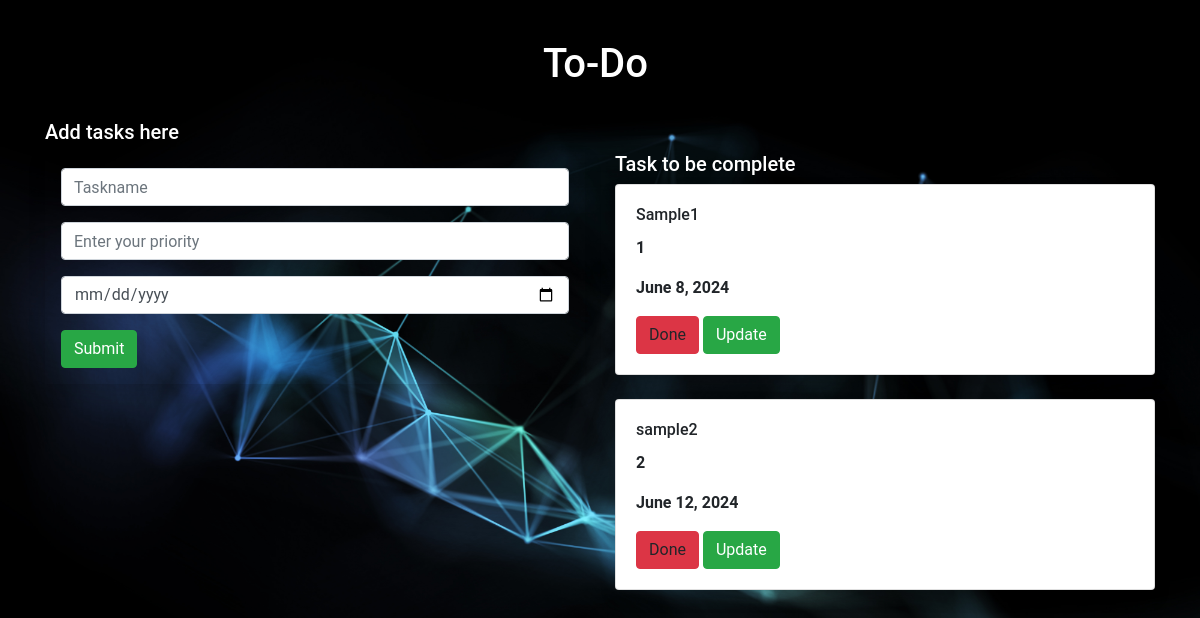
Before: / with the older database file.
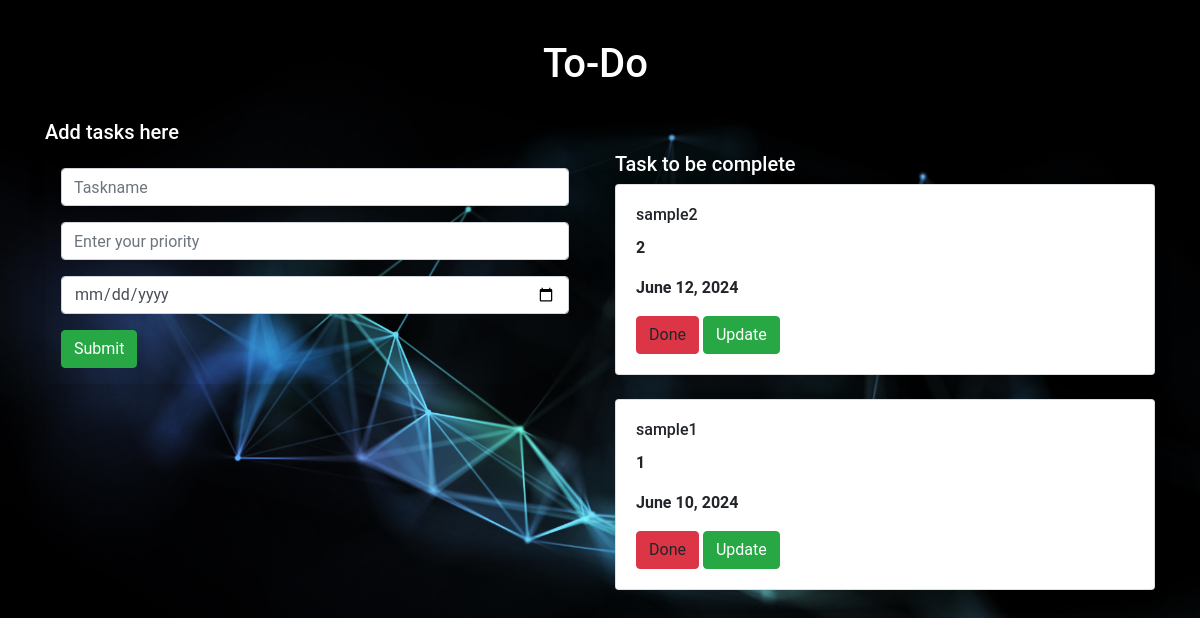
After: the same page with the newer database file.
### TODO_app/models.py (models this page shows, shortened)
class Task(models.Model):
    name=models.CharField(max_length=250)
    priority=models.IntegerField()
    date=models.DateField()

### TODO_app/views.py (the view)
# urls.py: path('',views.add,name='add'),
def add(request):
    tasks=Task.objects.all()
    if request.method=='POST':
        name=request.POST.get('task',)
        priority=request.POST.get('priority',)
        date=request.POST.get('date','')
        task=Task(name=name,priority=priority,date=date)
        task.save()
    return render(request,'home.html',{'tasks':tasks})

### templates/home.html (shortened to what this page needs)
{% extends 'base.html' %}
{% block content %}
<div class="container-fluid">
    <div class="row">
        <div class="col-md-12">
            <div class="banner">
                <div class="heading">
                    <h1 style="color: white; margin-top: 30px;">To-Do</h1>
                </div>
            </div>
        </div>
    </div>
</div>
<div class="container" style="margin-top: 20px;">
    <h5 style="color: white;">Add tasks here</h5>
    <div class="row">
        <div class="col-md-6">
            <form method="POST" class="p-3 shadow">
            <div class="form-group">
                <input type="text" class="form-control" name="task" placeholder="Taskname">
            </div>
            <div class="form-group">
                <input type="text" class="form-control" name="priority" placeholder="Enter your priority">
            </div>
            <div class="form-group">
                <input type="date" class="form-control" name="date" placeholder="Enter your date">
            </div>
            <input type="submit" class="btn btn-success">
            </form>
        </div>
        <div class="col-md-6">
            <h5 style="color: white;"> Task to be complete</h5>
            {% for i in tasks %}
            <div class="shadow card">
                <div class="card-body">
                    <h6 class="card-title">{{ i.name }}</h6>
                    <p><b>{{ i.priority }}</b></p>
                    <p><b>{{ i.date }}</b></p>
                    <form method="POST" action="{% url 'delete' i.id %}" class="delete-form d-inline">
                        <a class="btn btn-danger delete-button" data-task-id="{{ i.id }}">Done</a>
                    </form>
                    <a class="btn btn-success" href="{% url 'update' i.id %}">Update</a>
                </div>
            </div>
            <br>
            {% endfor %}
        </div>
    </div>
</div>
{% endblock %}

### templates/base.html (shortened to what this page needs)
{% load static %}
<!DOCTYPE html>
<html lang="en">
<head>
    <link href="https://stackpath.bootstrapcdn.com/bootstrap/4.3.1/css/bootstrap.min.css" rel="stylesheet">
    <link rel="stylesheet" href="{% static 'css/style.css' %}">
</head>
<body>
{% block content %}
{% endblock %}
</body>
</html>

### static/css/style.css (style rules this page uses)
body { font-family: 'Roboto', sans-serif; background-image: url('../images/techie.jpg'); background-size: cover; background-repeat: no-repeat; background-position: center center; height: 100vh; width: 100%; margin: 0; }
.banner { margin-bottom:100px; }
.heading { top:10%; right:46%; position:absolute; transform:transform; }

Changed rows visible on the page:
removed Task: name "Sample1", priority "1", date "June 8, 2024"
added Task: name "sample1", priority "1", date "June 10, 2024"
